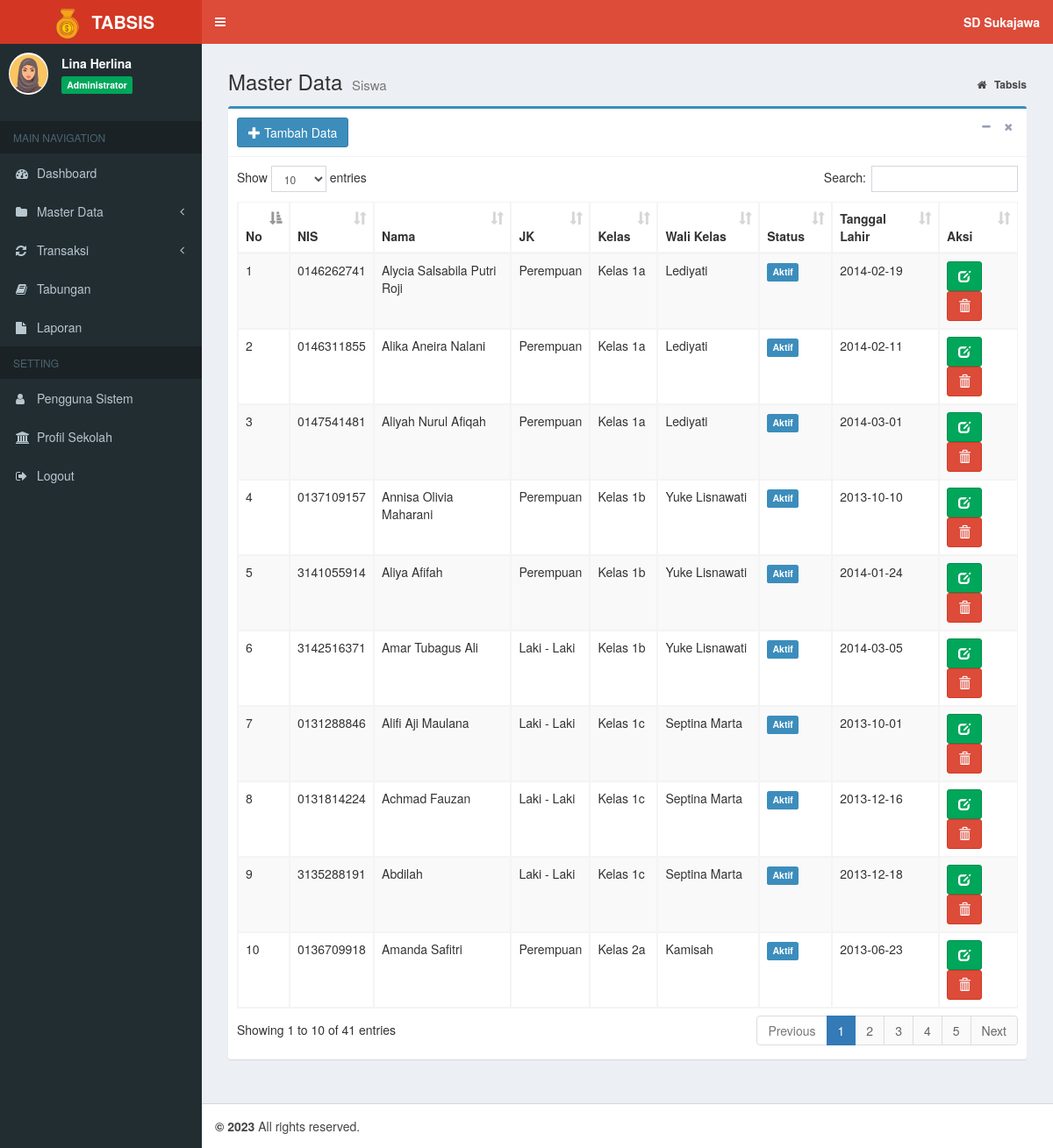
The page /index.php?page=MyApp/data_siswa (signed in) on the database its author committed.
### tables this page shows
CREATE TABLE `tb_profil` (
  `id_profil` int(11) NOT NULL,
  `nama_sekolah` varchar(200) NOT NULL,
  `alamat` varchar(400) NOT NULL,
  `akreditasi` char(2) NOT NULL
);

CREATE TABLE `tb_siswa` (
  `nis` char(12) NOT NULL,
  `nama_siswa` varchar(40) NOT NULL,
  `jekel` enum('LK','PR') NOT NULL,
  `id_kelas` int(11) NOT NULL,
  `status` enum('Aktif','Lulus','Pindah') NOT NULL,
  `tgl_lahir` date NOT NULL
);

CREATE TABLE `tb_kelas` (
  `id_kelas` int(11) NOT NULL,
  `kelas` varchar(20) NOT NULL,
  `wl_kelas` varchar(20) NOT NULL
);

### admin/siswa/data_siswa.php (the view, shortened to what this page needs)
<section class="content-header">
	<h1>
		Master Data
		<small>Siswa</small>
	</h1>
	<ol class="breadcrumb">
		<li>
			<a href="index.php">
				<i class="fa fa-home"></i>
				<b>Tabsis</b>
			</a>
		</li>
	</ol>
</section>
<section class="content">
	<div class="box box-primary">
		<div class="box-header with-border">
			<a href="?page=MyApp/add_siswa" title="Tambah Data" class="btn btn-primary">
				<i class="glyphicon glyphicon-plus"></i> Tambah Data</a>
			<div class="box-tools pull-right">
				<button type="button" class="btn btn-box-tool" data-widget="collapse">
					<i class="fa fa-minus"></i>
				</button>
				<button type="button" class="btn btn-box-tool" data-widget="remove">
					<i class="fa fa-remove"></i>
				</button>
			</div>
		</div>
		<div class="box-body">
			<div class="table-responsive">
				<table id="example1" class="table table-bordered table-striped">
					<thead>
						<tr>
							<th>No</th>
							<th>NIS</th>
							<th>Nama</th>
							<th>JK</th>
							<th>Kelas</th>
							<th>Wali Kelas</th>
							<th>Status</th>
							<th>Tanggal Lahir</th>
							<th>Aksi</th>
						</tr>
					</thead>
					<tbody>
						<?php
                  $no = 1;
				  $query = "SELECT s.nis, s.nama_siswa, s.jekel, s.status, s.tgl_lahir, k.kelas, k.wl_kelas
				  FROM tb_siswa s INNER JOIN tb_kelas k ON s.id_kelas=k.id_kelas ORDER BY kelas ASC, nis ASC";
                  $sql = $koneksi->query($query);
                  while ($data = $sql->fetch_assoc()) {
                ?>
						<tr>
							<td>
								<?php echo $no++; ?>
							</td>
							<td>
								<?php echo $data['nis']; ?>
							</td>
							<td>
								<?php echo $data['nama_siswa']; ?>
							</td>
								<?php $jk = $data['jekel']?>
								<?php if ($jk == 'LK') { ?>
									<td>Laki - Laki</td>
								<?php }else{ ?>
									<td>Perempuan</td>
								<?php }?>
							<td>
								<?php echo $data['kelas']; ?>
							</td>
							<td>
								<?php echo $data['wl_kelas']; ?>
							</td>
							<?php $warna = $data['status']  ?>
							<td>
								<?php if ($warna == 'Aktif') { ?>
								<span class="label label-primary">Aktif</span>
								<?php } elseif ($warna == 'Lulus') { ?>
								<span class="label label-success">Lulus</span>
								<?php } elseif ($warna == 'Pindah') { ?>
								<span class="label label-danger">Pindah</span>
							</td>
							<?php } ?>
							<td>
								<?= $data['tgl_lahir']; ?>
							</td>
							<td>
								<a href="?page=MyApp/edit_siswa&kode=<?php echo $data['nis']; ?>" title="Ubah"
								 class="btn btn-success">
									<i class="glyphicon glyphicon-edit"></i>
								</a>
								<a href="?page=MyApp/del_siswa&kode=<?php echo $data['nis']; ?>" onclick="return confirm('Yakin Hapus Data Ini ?')"
								 title="Hapus" class="btn btn-danger">
									<i class="glyphicon glyphicon-trash"></i>
							</td>
						</tr>
						<?php
                  }
                ?>
					</tbody>
				</table>
			</div>
		</div>
	</div>
</section>

### index.php (shortened to what this page needs)
<?php
    if (isset($_SESSION["ses_username"])==""){
		header("location: login.php");
    }else{
      $data_nama = $_SESSION["ses_nama"];
      $data_level = $_SESSION["ses_level"];
    }
    include "inc/koneksi.php";
	$sql = $koneksi->query("SELECT * from tb_profil");
	while ($data= $sql->fetch_assoc()) {
		$nama=$data['nama_sekolah'];
	}
?>
<!DOCTYPE html>
<html>
<head>
	<link rel="stylesheet" href="bootstrap/css/bootstrap.min.css">
	<link rel="stylesheet" href="https://cdnjs.cloudflare.com/ajax/libs/font-awesome/4.5.0/css/font-awesome.min.css">
	<link rel="stylesheet" href="https://cdnjs.cloudflare.com/ajax/libs/ionicons/2.0.1/css/ionicons.min.css">
	<link rel="stylesheet" href="plugins/datatables/dataTables.bootstrap.css">
	<link rel="stylesheet" href="plugins/select2/select2.min.css">
	<link rel="stylesheet" href="dist/css/AdminLTE.min.css">
	<link rel="stylesheet" href="dist/css/skins/_all-skins.min.css">
</head>
<body class="hold-transition skin-red sidebar-mini">
	<div class="wrapper">
		<header class="main-header">
			<a href="index.php" class="logo">
				<span class="logo-lg">
					<img src="dist/img/logo.png" width="45px">
					<b>TABSIS</b>
				</span>
			</a>
			<nav class="navbar navbar-static-top">
				<a href="#" class="sidebar-toggle" data-toggle="offcanvas" role="button">
				</a>
				<div class="navbar-custom-menu">
					<ul class="nav navbar-nav">
						<li class="dropdown messages-menu">
							<a class="dropdown-toggle" data-toggle="dropdown">
								<span>
									<b>
										<?= $nama; ?>
									</b>
								</span>
							</a>
						</li>
					</ul>
				</div>
			</nav>
		</header>
		<aside class="main-sidebar">
			<section class="sidebar">
				</<b>
				<div class="user-panel">
					<div class="pull-left image">
						<img src="dist/img/avatar.png" class="img-circle" alt="User Image">
					</div>
					<div class="pull-left info">
						<p>
							<?php echo $data_nama; ?>
						</p>
						<span class="label label-success">
							<?php echo $data_level; ?>
						</span>
					</div>
				</div>
				<ul class="sidebar-menu">
					<li class="header">MAIN NAVIGATION</li>
					<?php
          if ($data_level=="Administrator"){
        ?>
					<li class="treeview">
						<a href="?page=admin">
							<i class="fa fa-dashboard"></i>
							<span>Dashboard</span>
						</a>
					</li>
					<li class="treeview">
						<a href="#">
							<i class="fa fa-folder"></i>
							<span>Master Data</span>
							<span class="pull-right-container">
								<i class="fa fa-angle-left pull-right"></i>
							</span>
						</a>
					</li>
					<li class="treeview">
						<a href="#">
							<i class="fa fa-refresh"></i>
							<span>Transaksi</span>
							<span class="pull-right-container">
								<i class="fa fa-angle-left pull-right"></i>
							</span>
						</a>
					</li>
					<li class="treeview">
						<a href="?page=view_tabungan">
							<i class="fa fa-book"></i>
							<span>Tabungan</span>
						</a>
					</li>
					<li class="treeview">
						<a href="?page=laporan">
							<i class="fa fa-file"></i>
							<span>Laporan</span>
						</a>
					</li>
					<li class="header">SETTING</li>
					<li class="treeview">
						<a href="?page=MyApp/data_pengguna">
							<i class="fa fa-user"></i>
							<span>Pengguna Sistem</span>
						</a>
					</li>
					<li class="treeview">
						<a href="?page=MyApp/data_profil">
							<i class="fa fa-bank"></i>
							<span>Profil Sekolah</span>
						</a>
					</li>
					<?php
            }
          ?>
					<li>
						<a href="logout.php" onclick="return confirm('Anda yakin keluar dari aplikasi ?')">
							<i class="fa fa-sign-out"></i>
							<span>Logout</span>
						</a>
					</li>
			</section>
		</aside>
		<div class="content-wrapper">
			<section class="content">
				<?php
      if(isset($_GET['page'])){
          $hal = $_GET['page'];
          switch ($hal) {
              case 'MyApp/data_siswa':
                  include "admin/siswa/data_siswa.php";
                  break;
          }
                        }
    ?>
			</section>
		</div>
		<footer class="main-footer">
			<strong> &copy;
				<a href=""></a>2023</strong> All rights reserved.
		</footer>
</body>
</html>

### rows shown on the page
tb_profil: nama_sekolah "SD Sukajawa"
tb_siswa: nis "0146262741", nama_siswa "Alycia Salsabila Putri Roji", jekel "Perempuan", id_kelas.kelas "Kelas 1a", id_kelas.wl_kelas "Lediyati", status "Aktif", tgl_lahir "2014-02-19"
tb_siswa: nis "0146311855", nama_siswa "Alika Aneira Nalani", jekel "Perempuan", id_kelas.kelas "Kelas 1a", id_kelas.wl_kelas "Lediyati", status "Aktif", tgl_lahir "2014-02-11"
tb_siswa: nis "0147541481", nama_siswa "Aliyah Nurul Afiqah", jekel "Perempuan", id_kelas.kelas "Kelas 1a", id_kelas.wl_kelas "Lediyati", status "Aktif", tgl_lahir "2014-03-01"
tb_siswa: nis "0137109157", nama_siswa "Annisa Olivia Maharani", jekel "Perempuan", id_kelas.kelas "Kelas 1b", id_kelas.wl_kelas "Yuke Lisnawati", status "Aktif", tgl_lahir "2013-10-10"
tb_siswa: nis "3141055914", nama_siswa "Aliya Afifah", jekel "Perempuan", id_kelas.kelas "Kelas 1b", id_kelas.wl_kelas "Yuke Lisnawati", status "Aktif", tgl_lahir "2014-01-24"
tb_siswa: nis "3142516371", nama_siswa "Amar Tubagus Ali", jekel "Laki - Laki", id_kelas.kelas "Kelas 1b", id_kelas.wl_kelas "Yuke Lisnawati", status "Aktif", tgl_lahir "2014-03-05"
tb_siswa: nis "0131288846", nama_siswa "Alifi Aji Maulana", jekel "Laki - Laki", id_kelas.kelas "Kelas 1c", id_kelas.wl_kelas "Septina Marta", status "Aktif", tgl_lahir "2013-10-01"
tb_siswa: nis "0131814224", nama_siswa "Achmad Fauzan", jekel "Laki - Laki", id_kelas.kelas "Kelas 1c", id_kelas.wl_kelas "Septina Marta", status "Aktif", tgl_lahir "2013-12-16"
tb_siswa: nis "3135288191", nama_siswa "Abdilah", jekel "Laki - Laki", id_kelas.kelas "Kelas 1c", id_kelas.wl_kelas "Septina Marta", status "Aktif", tgl_lahir "2013-12-18"
tb_siswa: nis "0136709918", nama_siswa "Amanda Safitri", jekel "Perempuan", id_kelas.kelas "Kelas 2a", id_kelas.wl_kelas "Kamisah", status "Aktif", tgl_lahir "2013-06-23"

### other values the page prints
$data_nama "Lina Herlina"
$data_level "Administrator"
